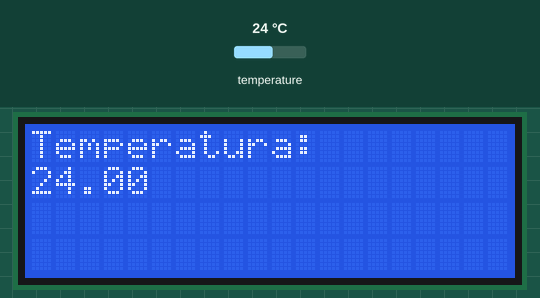
Recording of a sketch running on a simulated Arduino Uno, built with avr-gcc and run on an emulated ATmega328P. Shown: 20×4 character LCD. The inputs (shaded band) are chosen by the test bench; at power-on: temperature 24 °C. What the sketch prints to the serial monitor is not drawn.

Above: at 4.7 s.
4.8 s: temperature set to 12 °C
At 6.2 s:
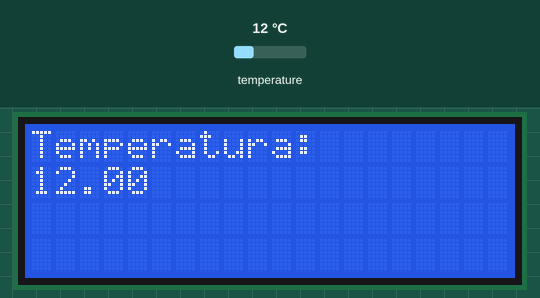
7.2 s: temperature set to 19 °C
9.3 s: temperature set to 28 °C
At 11.1 s:
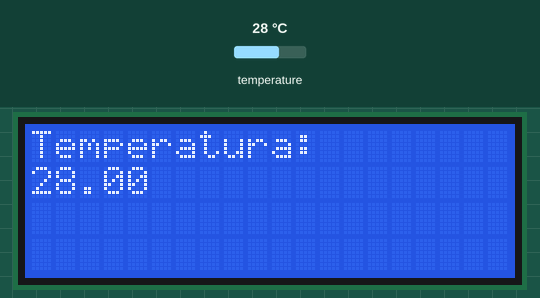
Timing chart, 0 to 12.6 s (numbered marks = the images above; inputs shaded):
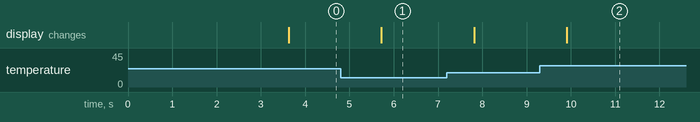

Measured:
- after the input at 4.8 s, the display: changes after 0.92 s (image 1)
- after the input at 9.3 s, the display: changes after 0.60 s (image 2)

The sketch:

madrepesce.ino
```cpp
#include <OneWire.h>
//#include <LiquidCrystal.h>
#include <Wire.h> // include the I2C library
//#define BUTTON A0
 #include <LiquidCrystal_I2C.h>
int DS18B20_Pin = A0;

OneWire ds(DS18B20_Pin);
//LiquidCrystal lcd(8,9,4,5,6,7);
LiquidCrystal_I2C lcd(0x27,16,2);

void setup(void) {
  Serial.begin(9600);
  lcd.backlight();
   Wire.begin(); // initalise I2C interface
   // Configures display

    lcd.begin(20, 4);

    lcd.setCursor(0,0);
    lcd.print("Madrenatura");
    lcd.setCursor(0, 1);
    lcd.print("Made in Italy");
    delay(500);

  delay( 3000 );
}

void loop(void) {
  float temperature = getTemp();
  Serial.println(temperature);

  lcd.clear();
  lcd.setCursor(0,0);
  lcd.print("Temperatura:   ");
  lcd.setCursor(0,1);
  lcd.print(temperature);

  delay(1000); //just here to slow down the output so it is easier to read

}

float getTemp(){
  //returns the temperature from one DS18B20 in DEG Celsius

  byte data[12];
  byte addr[8];

  if ( !ds.search(addr)) {
      //no more sensors on chain, reset search
      ds.reset_search();
      return -1000;
  }

  if ( OneWire::crc8( addr, 7) != addr[7]) {
      Serial.println("CRC is not valid!");
      return -1000;
  }

  if ( addr[0] != 0x10 && addr[0] != 0x28) {
      Serial.print("Device is not recognized");
      return -1000;
  }

  ds.reset();
  ds.select(addr);
  ds.write(0x44,1); // start conversion, with parasite power on at the end

  byte present = ds.reset();
  ds.select(addr);
  ds.write(0xBE); // Read Scratchpad

  for (int i = 0; i < 9; i++) { // we need 9 bytes
    data[i] = ds.read();
  }

  ds.reset_search();

  byte MSB = data[1];
  byte LSB = data[0];

  float tempRead = ((MSB << 8) | LSB); //using two's compliment
  float TemperatureSum = tempRead / 16;

  return TemperatureSum;

}
```
